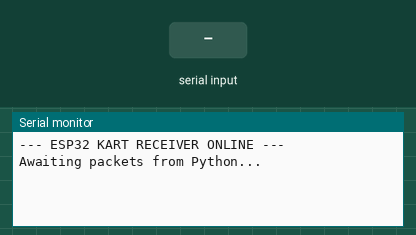
Recording of a program running on a simulated ESP32. Parts: the last lines printed to the serial monitor. The inputs (shaded band) are chosen by the test bench.

Above: at 1.2 s.
1.3 s: "90,45\n" received over Serial
At 2.5 s:
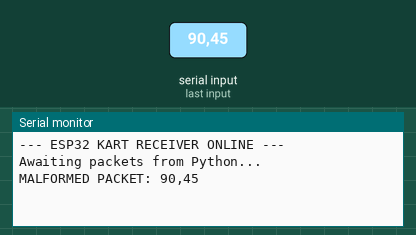
2.8 s: "5\n" received over Serial
At 3.7 s:
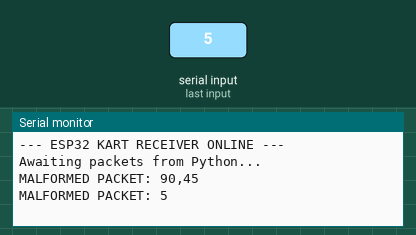
4.3 s: "1,90,45\n" received over Serial
At 4.8 s:
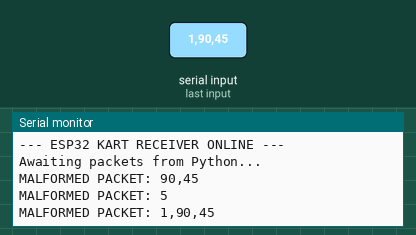
5.8 s: "S90\n" received over Serial
At 7.0 s:
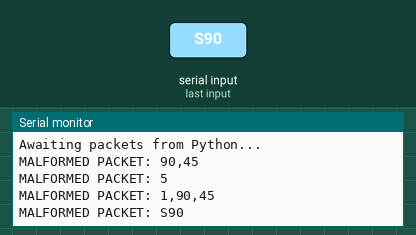
7.3 s: "S,45\n" received over Serial
At 8.3 s:
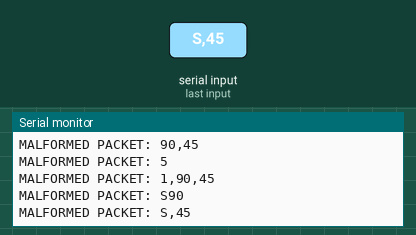

Measured:
- after the input at 1.3 s, the serial monitor: prints a new line at once (image 1)
- after the input at 2.8 s, the serial monitor: prints a new line at once (image 2)
- after the input at 4.3 s, the serial monitor: prints a new line at once (image 3)
- after the input at 5.8 s, the serial monitor: prints a new line at once (image 4)
- after the input at 7.3 s, the serial monitor: prints a new line at once (image 5)

The program:

main.cpp
```cpp
#include <Arduino.h>  // Mandatory for PlatformIO
#include <ESP32Servo.h>

/* * Kart Receiver Test
 * Purpose: Receive "S90T120" packets from Python and print the results.
 */

void setup() {
  // Must match the baudrate in your hardware.py
  Serial.begin(115200);
  while (!Serial) { ; } // Wait for connection

  Serial.println("--- ESP32 KART RECEIVER ONLINE ---");
  Serial.println("Awaiting packets from Python...");
}

void loop() {
  // Check if data is waiting in the buffer
  if (Serial.available() > 0) {
    // Read the string until the newline character '\n'
    String data = Serial.readStringUntil('\n');

    // Basic validation: Check if it starts with 'S' and contains 'T'
    if (data.startsWith("S") && data.indexOf('T') != -1) {
      int tIndex = data.indexOf('T');

      // Extract Steering (from char 1 to T)
      String steerString = data.substring(1, tIndex);
      // Extract Throttle (from T+1 to end)
      String throttleString = data.substring(tIndex + 1);

      // Convert to integers
      int steerVal = steerString.toInt();
      int throttleVal = throttleString.toInt();

      // Print back for verification
      Serial.print("RECEIVING -> Steering: ");
      Serial.print(steerVal);
      Serial.print(" | Throttle: ");
      Serial.println(throttleVal);
    }
    else {
      // Ignore junk data or partial packets
      Serial.print("MALFORMED PACKET: ");
      Serial.println(data);
    }
  }
}
// pio run -t upload
```
